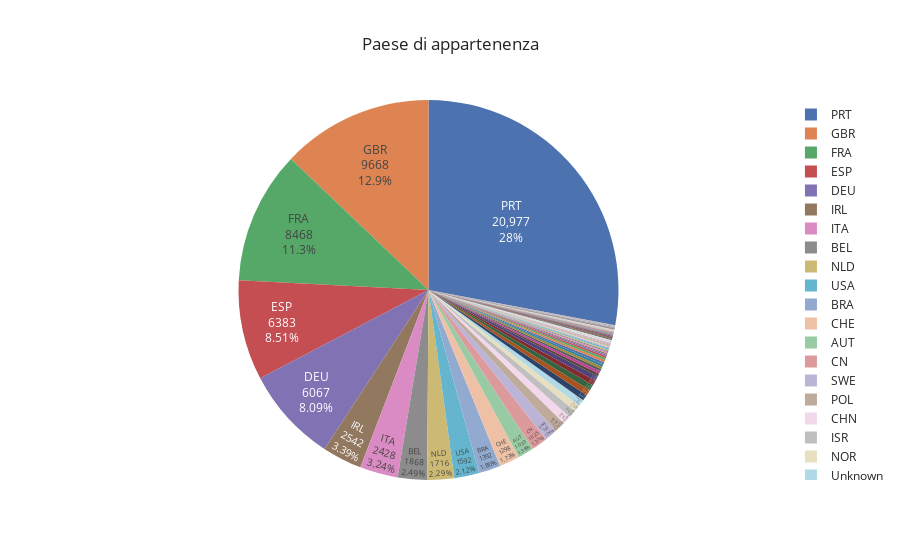

Notebook code cell kept with this figure:
### Markdown cell above
### Da dove arrivano gli ospiti?

### Code cell
# Prendiamo il numero di prenotazioni diviso per provenienza
prenotazioni_X_paese = pd.DataFrame(set_intero_pulito.loc[set_intero_pulito["is_canceled"] == 0]["country"].value_counts())

prenotazioni_X_paese.rename(columns={"country": "Numero di Ospiti"}, inplace=True)
ospiti_totali = prenotazioni_X_paese["Numero di Ospiti"].sum()
prenotazioni_X_paese["% Ospiti"] = round(prenotazioni_X_paese["Numero di Ospiti"] / ospiti_totali * 100, 2)
prenotazioni_X_paese["country"] = prenotazioni_X_paese.index


# Grafico a Torta
torta = px.pie(prenotazioni_X_paese,
             values="Numero di Ospiti",
             names="country",
             title="Paese di appartenenza",
             template="seaborn")
torta.update_traces(textposition="inside", textinfo="value+percent+label")
torta.show()

### Figure 1 — Plotly figure (JSON) as saved in the notebook; plotly's stock layout.template omitted (floating-point values rounded to 4 significant figures; data arrays with more than 128 entries replaced by an {"elided": "..."} marker saying what was removed)
{"data": [{"domain": {"x": [0, 1], "y": [0, 1]}, "hovertemplate": "country=%{label}<br>Numero di Ospiti=%{value}<extra></extra>", "labels": {"elided": "166 str values"}, "legendgroup": "", "name": "", "showlegend": true, "textinfo": "value+percent+label", "textposition": "inside", "type": "pie", "values": {"elided": "166 int values"}}], "layout": {"legend": {"tracegroupgap": 0}, "title": {"text": "Paese di appartenenza"}}}
